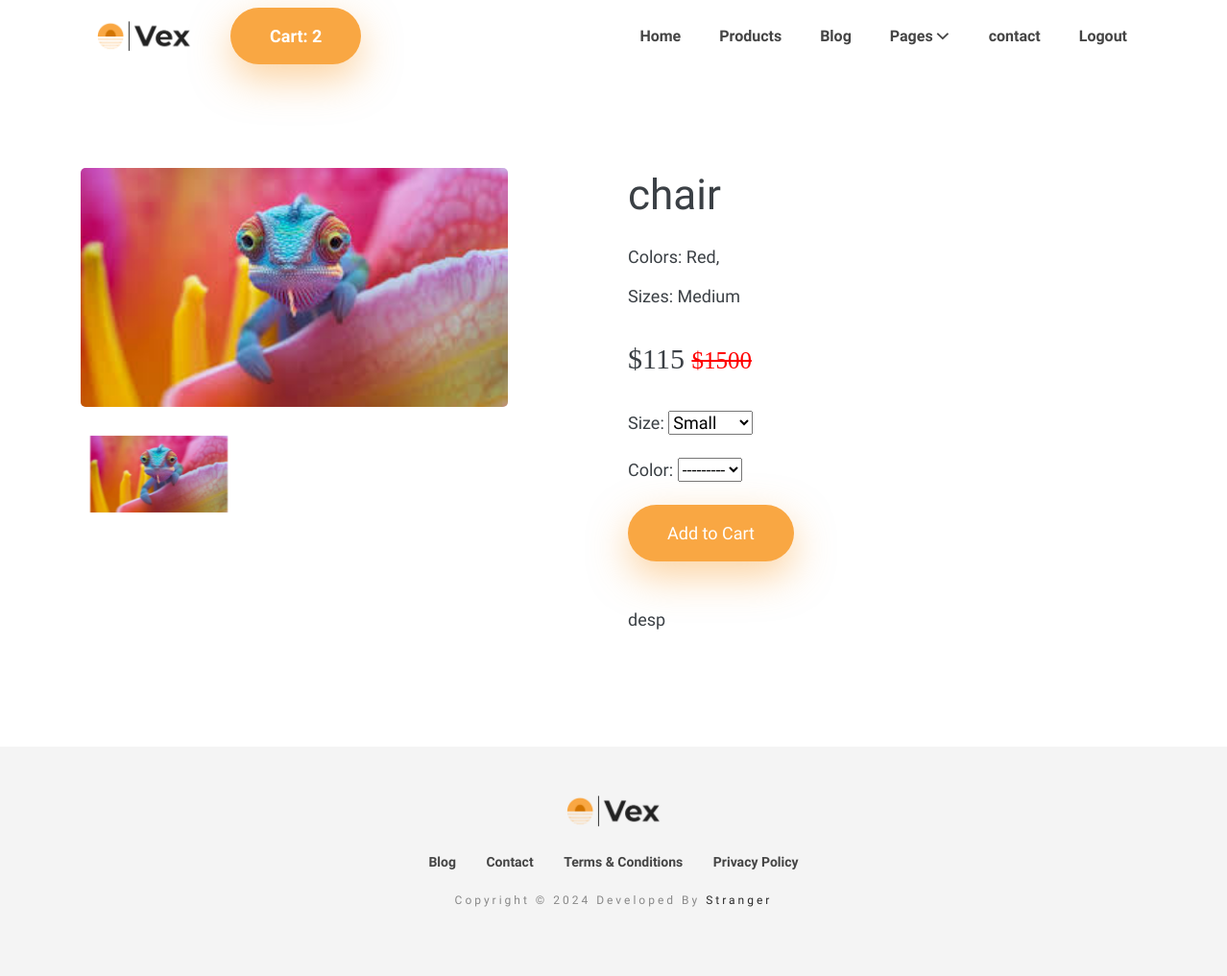
The page /product_detail/63c66e7a-0da1-4edd-9754-dfd0bba2579a (signed in) on the database its author committed.
### shop/models.py (models this page shows, shortened)
class Products(models.Model):
    name = models.CharField(max_length=550)
    desp = models.TextField()
    orgianal_price = models.IntegerField()
    discount_price = models.IntegerField()
    id = models.CharField(max_length=50,default=uuid.uuid4,primary_key=True,editable=False)
    colors = models.ManyToManyField("shop.Colors")
    size = MultiSelectField(choices=SizeChoice,max_length=255,default=SizeChoice.medium)
    image1 = models.ImageField(upload_to="product_images/",default="watch.png")
    image2 = models.ImageField(upload_to="product_images/",null=True,blank=True)
    image3 = models.ImageField(upload_to="product_images/",null=True,blank=True)
    image4 = models.ImageField(upload_to="product_images/",null=True,blank=True)

class Colors(models.Model):
    name = models.CharField(max_length=50)
    id = models.CharField(max_length=50,editable=False,default=uuid.uuid4,primary_key=True)
    def __str__(self):
        return self.name

### shop/views.py (the view)
# urls.py: path("product_detail/<product_id>",views.product_details,name="product_details"),
@login_required
def product_details(request,product_id):
    cart_items = Cart.objects.filter(user=request.user)
    total_item = 0
    for product in cart_items:
        total_item += product.quantity
    product = get_object_or_404(Products,id=product_id)
    cart = Cart.objects.filter(user=request.user,product=product)
    if request.method == "POST":
        form = AtcForm(request.POST)
        if form.is_valid():
             color_in_form = form.cleaned_data["color"]
             size_in_form = form.cleaned_data["size"]
             print(color_in_form)
             print(size_in_form)
             print("---------")
             if cart:
                already_cart = cart.filter(color=color_in_form,Size=size_in_form).first()
                if already_cart:
                    already_cart.quantity += 1
                    already_cart.save()
                else:
                    color = form.cleaned_data["color"]
                    size = form.cleaned_data["size"]
                    Cart.objects.create(user=request.user,product=product,quantity=1,color=color,Size=size)
                return redirect("products")
             else:
                color = form.cleaned_data["color"]
                size = form.cleaned_data["size"]
                Cart.objects.create(user=request.user,product=product,quantity=1,color=color,Size=size)
                return redirect("products")
    else:
         form =  AtcForm()
    product = get_object_or_404(Products,id=product_id)
    context = {
        "product":product,
        "total_item":total_item,
        "form":form
    }
    return render(request,"product-details.html",context)

### shop/forms.py
class AtcForm(forms.ModelForm):
    class Meta:
        model = Products
        fields = ("size",)
    size = forms.ChoiceField(required=True,choices=SizeChoice)
    color = forms.ModelChoiceField(required=True,queryset=Colors.objects.all())

### templates/product-details.html (shortened to what this page needs)
{% extends "layout_a.html" %}
{% load static %}
{% block content %}
<body id="body">
<section class="section">
  <div class="container">
    <div class="row">
      <div class="col-md-5 mb-4 mb-md-0">
        <div class="product-image-slider">
          <div data-image="{{ product.image1.url }}">
            <img class="img-fluid w-100" src="{{ product.image1.url }}" alt="product-image">
          </div>
        </div>
      </div>
      <div class="col-lg-6 col-md-7 offset-lg-1">
        <h1 class="mb-4">{{ product.name }}</h1>
        <p><strong>Colors: </strong>{% for color in product.colors.all  %}
          {{ color|capfirst }},{% endfor %}</p>
        <p><strong>Sizes: </strong>{{ product.size }}</p>
        <p class="price py-4">${{ product.discount_price }}
          <s class="price">${{ product.orgianal_price }}</s>
        </p>
        <form method="POST">
          {{ form.as_p  }}
        <button class="snipcart-add-item btn btn-main mb-5" data-item-id="apple-watch__25.00"
          data-item-name="Apple Watch" data-item-image="images/showcase/showcase-1.png" data-item-price="25.00"
          data-item-url="products/product-1/" data-item-custom1-name="Choose Color"
          data-item-custom1-options="Black|White|Gray" data-item-custom2-name="Choose Size"
          data-item-custom2-options="Small|Medium|Large"><a class="atc-btn">Add to Cart</a>
        </button>
      </form>
        <div class="content">
          <p>{{ product.desp  }}</p>
        </div>
      </div>
    </div>
  </div>
</section>
</body>
</html>
{% endblock content %}

### static/css/style.css (style rules this page uses)
html { overflow-x: hidden; }
body { font-size: 14px; font-weight: 300; line-height: 25px; color: #3b4045; font-family: "Josefin Sans", sans-serif; -webkit-font-smoothing: antialiased; }
h1, h2, h3, h4, h5, h6 { font-weight: 300; margin: 0px; }
h1, .h1 { font-size: 44px; line-height: 56px; }
p { font-size: 18px; line-height: 25px; }
a { transition: all 0.2s ease-in-out 0s; }
a, a:active, a:focus, a:active { text-decoration: none; }
.section { padding: 100px 0; }
.atc-btn { text-decoration: none; color: white; }
.slick-slide { outline: 0; }
.btn { border-radius: 0; text-decoration: none !important; }
.btn-main { color: #fff; border-radius: 30px; font-size: 18px; padding: 15px 40px; display: inline-block; background-color: #f9a743; box-shadow: 0 15px 40px rgba(249, 167, 68, 0.5); background-image: linear-gradient(bottom, rgba(255, 239, 206, 0) 0%, rgba(255, 239, 206, 0.25) 100%); }
p.price { font-size: 30px; font-family: "Droid Serif", serif; }
s.price { color: red; font-size: 25px; font-family: "Droid Serif", serif; }
.product-image-slider { position: -webkit-sticky; position: sticky; top: 80px; }
.content * { margin-bottom: 20px; }

### rows shown on the page
Products: image1 (picture), name "chair", size "Medium", discount_price "115", orgianal_price "1500", desp "desp"
Colors: name "Red"

### other values the page prints
{{ total_item }} "2"
